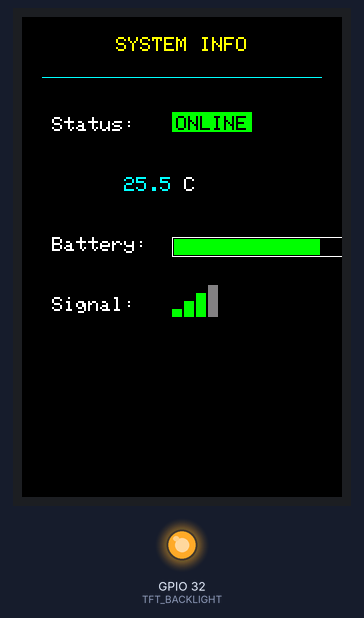
A sketch run on a simulated ESP32. Shown: 320×480 colour display, output pins drawn as LEDs (lit = HIGH). Pins used as bus, display or sensor lines are not drawn; what the sketch prints to the serial monitor is not drawn.

Above: at 1.5 s.

The sketch:

Lesson07_SystemInfo.ino
```cpp
/*
 * Lesson 07: System Info Display
 * 3.5 inch TFT-LCD Display Tutorial
 *
 * Course objectives: Learn to create a system info display UI
 *
 * Key concepts:
 * - UI components (labels, progress bar, separators)
 * - Info layout and hierarchy
 * - Status indicator design
 * - Function encapsulation and code organization
 *
 * Library needed (install once via Tools -> Manage Libraries):
 * - "GFX Library for Arduino" by moononournation. Any recent version works.
 *
 * Before uploading, pick your board in Arduino IDE under Tools -> Board:
 * "ESP32S3 Dev Module" for an ESP32-S3, or "ESP32 Dev Module" for a classic ESP32.
 */

#include <Arduino_GFX_Library.h>

// ==================== Color Name Compatibility ====================
// GFX Library 1.6.5+ renamed the short color macros (BLACK, RED, ...) to RGB565_*.
// These aliases keep the sketch compiling on both old (<=1.6.4) and new (>=1.6.5)
// versions. The #ifndef guard makes it a no-op on versions that still define BLACK.
#ifndef BLACK
  #define BLACK   RGB565_BLACK
  #define WHITE   RGB565_WHITE
  #define RED     RGB565_RED
  #define GREEN   RGB565_GREEN
  #define BLUE    RGB565_BLUE
  #define YELLOW  RGB565_YELLOW
  #define MAGENTA RGB565_MAGENTA
  #define CYAN    RGB565_CYAN
#endif


// ==================== SPI LCD Pin Definitions ====================
// This kit ships wired for ESP32-S3, but the display module's ribbon cable works
// with any board. Pins are selected automatically based on the board you choose
// in Arduino IDE (Tools -> Board), so the same sketch compiles on both.
#if defined(CONFIG_IDF_TARGET_ESP32S3)
  // ESP32-S3 (select "ESP32S3 Dev Module") - default wiring for this kit
  #define TFT_CS    10   // CS  (Chip Select)
  #define TFT_RST   42   // RESET
  #define TFT_DC    2    // DC/RS/A0 (Data/Command) - **Must connect!**
  #define TFT_MOSI  11   // SDA/MOSI (SPI data)
  #define TFT_SCLK  12   // SCL/SCLK (SPI clock)
  #define TFT_BACKLIGHT 41  // LEDA/BLK (Backlight)
  #define TFT_USE_PSRAM true
  #define TFT_SPI_NUM   HSPI    // S3: SPI3 host (=1). Usable buses are FSPI(=0) and HSPI(=1).
#else
  // Classic ESP32 (e.g. Lonely Binary PinPulse, select "ESP32 Dev Module")
  // NOTE: GPIO 41/42 do not exist on classic ESP32, and GPIO 6-11 are reserved for
  // the on-chip SPI flash, so the S3 pins above cannot be used. These are the
  // standard VSPI pins for classic ESP32.
  #define TFT_CS    15   // CS  (Chip Select)
  #define TFT_RST   4    // RESET
  #define TFT_DC    2    // DC/RS/A0 (Data/Command) - **Must connect!**
  #define TFT_MOSI  23   // SDA/MOSI (SPI data, VSPI default)
  #define TFT_SCLK  18   // SCL/SCLK (SPI clock, VSPI default)
  #define TFT_BACKLIGHT 32  // LEDA/BLK (Backlight)
  #define TFT_USE_PSRAM false
  #define TFT_SPI_NUM   VSPI    // classic ESP32: SPI3 host (=3). NOT FSPI(=1) -- that is the on-chip flash bus.
#endif

// ==================== Create the display object ====================
// "bus" sets up HOW we talk to the screen (hardware SPI on the pins above).
// "gfx" is the ST7796 screen driver (320x480) we call to draw text and shapes.
// Using a different screen size? See ADAPTATION_GUIDE.md in that size's folder.
Arduino_DataBus *bus = new Arduino_ESP32SPI(TFT_DC, TFT_CS, TFT_SCLK, TFT_MOSI, GFX_NOT_DEFINED, TFT_SPI_NUM /* HSPI on S3, VSPI on classic ESP32 */, true /* is_shared_interface */);
Arduino_ST7796 *gfx = new Arduino_ST7796(bus, TFT_RST, 0, true /* IPS */, 320, 480, 0, 0, 0, 0);

// ==================== Helper Functions ====================

// Draw label (text with background)
void drawLabel(const char* text, int x, int y, uint16_t bgColor, uint16_t textColor, int textSize = 2) {
  int textWidth = strlen(text) * 6 * textSize;
  int textHeight = 8 * textSize;

  // Draw background
  gfx->fillRect(x, y, textWidth + 8, textHeight + 4, bgColor);

  // Draw text
  gfx->setTextColor(textColor);
  gfx->setTextSize(textSize);
  gfx->setCursor(x + 4, y + 4);
  gfx->println(text);
}

// Draw progress bar
void drawProgressBar(int x, int y, int width, int height, int percent, uint16_t bgColor, uint16_t fillColor) {
  // Draw background frame
  gfx->drawRect(x, y, width, height, bgColor);

  // Compute fill width
  int fillWidth = (width * percent) / 100;
  if (fillWidth > 0) {
    gfx->fillRect(x + 2, y + 2, fillWidth - 4, height - 4, fillColor);
  }
}

// Draw centered text
void drawCenteredText(const char* text, int y, uint16_t color, int size) {
  gfx->setTextSize(size);
  gfx->setTextColor(color);
  int textWidth = strlen(text) * size * 6;
  int x = (gfx->width() - textWidth) / 2;
  gfx->setCursor(x, y);
  gfx->println(text);
}

// Draw separator line
void drawSeparator(int y, uint16_t color) {
  gfx->drawFastHLine(20, y, gfx->width() - 40, color);
}

// ==================== Initialization ====================
void setup() {
  Serial.begin(115200);
  delay(1000);

  Serial.println("Lesson 07: System Info Display");
  Serial.println("Initializing LCD...");

  // Turn the backlight on (on/off only, no brightness control).
  pinMode(TFT_BACKLIGHT, OUTPUT);
  digitalWrite(TFT_BACKLIGHT, HIGH);  // HIGH = backlight ON

  // Reset display
  pinMode(TFT_RST, OUTPUT);
  digitalWrite(TFT_RST, LOW);
  delay(10);
  digitalWrite(TFT_RST, HIGH);
  delay(120);

  // Initialize LCD
  if (!gfx->begin()) {
    Serial.println("LCD initialization failed!");
    while (1);
  }

  gfx->setRotation(0);

  Serial.println("LCD initialized successfully!");

  // ==================== Lesson Content ====================

  // System info display UI
  Serial.println("Displaying System Info Interface");
  gfx->fillScreen(BLACK);

  // Title
  drawCenteredText("SYSTEM INFO", 20, YELLOW, 2);

  // Separator
  drawSeparator(60, CYAN);

  // Info items
  gfx->setTextColor(WHITE);
  gfx->setTextSize(2);
  gfx->setCursor(30, 100);
  gfx->print("Status: ");
  drawLabel("ONLINE", 150, 95, GREEN, BLACK, 2);

  gfx->setCursor(30, 160);
  gfx->print("Temp: ");
  gfx->setTextColor(CYAN);
  gfx->print("25.5");
  gfx->setTextColor(WHITE);
  gfx->println(" C");

  gfx->setCursor(30, 220);
  gfx->print("Battery: ");
  drawProgressBar(150, 220, 200, 20, 75, WHITE, GREEN);

  gfx->setCursor(30, 280);
  gfx->print("Signal: ");
  // Draw signal strength indicator
  for (int i = 0; i < 4; i++) {
    int barHeight = (i + 1) * 8;
    uint16_t color = (i < 3) ? GREEN : gfx->color565(128, 128, 128);  // Gray via color565
    gfx->fillRect(150 + i * 12, 280 + (20 - barHeight), 10, barHeight, color);
  }

  Serial.println("System Info Display complete!");
}

void loop() {
  delay(1000);
}
```
